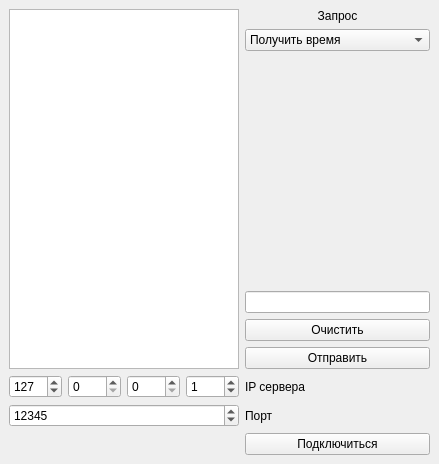
<?xml version="1.0" encoding="UTF-8"?>
<ui version="4.0">
 <class>MainWindow</class>
 <widget class="QMainWindow" name="MainWindow">
  <property name="geometry">
   <rect>
    <x>0</x>
    <y>0</y>
    <width>439</width>
    <height>464</height>
   </rect>
  </property>
  <property name="windowTitle">
   <string>TCPclient</string>
  </property>
  <widget class="QWidget" name="centralwidget">
   <layout class="QGridLayout" name="gridLayout">
    <item row="6" column="1">
     <widget class="QSpinBox" name="spB_ip3">
      <property name="sizePolicy">
       <sizepolicy hsizetype="Preferred" vsizetype="Fixed">
        <horstretch>0</horstretch>
        <verstretch>0</verstretch>
       </sizepolicy>
      </property>
      <property name="maximum">
       <number>255</number>
      </property>
     </widget>
    </item>
    <item row="6" column="3">
     <widget class="QSpinBox" name="spB_ip1">
      <property name="sizePolicy">
       <sizepolicy hsizetype="Preferred" vsizetype="Fixed">
        <horstretch>0</horstretch>
        <verstretch>0</verstretch>
       </sizepolicy>
      </property>
      <property name="maximum">
       <number>255</number>
      </property>
      <property name="value">
       <number>1</number>
      </property>
     </widget>
    </item>
    <item row="7" column="0" colspan="4">
     <widget class="QSpinBox" name="spB_port">
      <property name="minimum">
       <number>1</number>
      </property>
      <property name="maximum">
       <number>65535</number>
      </property>
      <property name="value">
       <number>12345</number>
      </property>
     </widget>
    </item>
    <item row="8" column="4">
     <widget class="QPushButton" name="pb_connect">
      <property name="sizePolicy">
       <sizepolicy hsizetype="Preferred" vsizetype="Fixed">
        <horstretch>0</horstretch>
        <verstretch>0</verstretch>
       </sizepolicy>
      </property>
      <property name="text">
       <string>Подключиться</string>
      </property>
     </widget>
    </item>
    <item row="6" column="2">
     <widget class="QSpinBox" name="spB_ip2">
      <property name="sizePolicy">
       <sizepolicy hsizetype="Preferred" vsizetype="Fixed">
        <horstretch>0</horstretch>
        <verstretch>0</verstretch>
       </sizepolicy>
      </property>
      <property name="maximum">
       <number>255</number>
      </property>
     </widget>
    </item>
    <item row="3" column="4">
     <widget class="QLineEdit" name="le_data">
      <property name="sizePolicy">
       <sizepolicy hsizetype="Preferred" vsizetype="Fixed">
        <horstretch>0</horstretch>
        <verstretch>0</verstretch>
       </sizepolicy>
      </property>
     </widget>
    </item>
    <item row="6" column="0">
     <widget class="QSpinBox" name="spB_ip4">
      <property name="sizePolicy">
       <sizepolicy hsizetype="Preferred" vsizetype="Fixed">
        <horstretch>0</horstretch>
        <verstretch>0</verstretch>
       </sizepolicy>
      </property>
      <property name="maximum">
       <number>255</number>
      </property>
      <property name="value">
       <number>127</number>
      </property>
     </widget>
    </item>
    <item row="5" column="4">
     <widget class="QPushButton" name="pb_request">
      <property name="sizePolicy">
       <sizepolicy hsizetype="Preferred" vsizetype="Fixed">
        <horstretch>0</horstretch>
        <verstretch>0</verstretch>
       </sizepolicy>
      </property>
      <property name="text">
       <string>Отправить</string>
      </property>
     </widget>
    </item>
    <item row="7" column="4">
     <widget class="QLabel" name="lb_port">
      <property name="text">
       <string>Порт</string>
      </property>
     </widget>
    </item>
    <item row="4" column="4">
     <widget class="QPushButton" name="pb_clear">
      <property name="sizePolicy">
       <sizepolicy hsizetype="Preferred" vsizetype="Fixed">
        <horstretch>0</horstretch>
        <verstretch>0</verstretch>
       </sizepolicy>
      </property>
      <property name="text">
       <string>Очистить</string>
      </property>
     </widget>
    </item>
    <item row="6" column="4">
     <widget class="QLabel" name="lb_ip">
      <property name="text">
       <string>IP сервера</string>
      </property>
     </widget>
    </item>
    <item row="8" column="0">
     <widget class="QLabel" name="lb_connectStatus">
      <property name="text">
       <string/>
      </property>
     </widget>
    </item>
    <item row="2" column="4">
     <spacer name="verticalSpacer">
      <property name="orientation">
       <enum>Qt::Vertical</enum>
      </property>
      <property name="sizeHint" stdset="0">
       <size>
        <width>20</width>
        <height>40</height>
       </size>
      </property>
     </spacer>
    </item>
    <item row="0" column="4">
     <widget class="QLabel" name="lb_request">
      <property name="text">
       <string>Запрос</string>
      </property>
      <property name="alignment">
       <set>Qt::AlignCenter</set>
      </property>
     </widget>
    </item>
    <item row="0" column="0" rowspan="6" colspan="4">
     <widget class="QTextBrowser" name="tb_result">
      <property name="sizePolicy">
       <sizepolicy hsizetype="Preferred" vsizetype="Expanding">
        <horstretch>0</horstretch>
        <verstretch>0</verstretch>
       </sizepolicy>
      </property>
     </widget>
    </item>
    <item row="1" column="4">
     <widget class="QComboBox" name="cb_request">
      <property name="sizePolicy">
       <sizepolicy hsizetype="Preferred" vsizetype="Fixed">
        <horstretch>0</horstretch>
        <verstretch>0</verstretch>
       </sizepolicy>
      </property>
      <item>
       <property name="text">
        <string notr="true">Получить время</string>
       </property>
      </item>
      <item>
       <property name="text">
        <string>Получить свободное место</string>
       </property>
      </item>
      <item>
       <property name="text">
        <string>Получить статистику</string>
       </property>
      </item>
      <item>
       <property name="text">
        <string>Отправить данные</string>
       </property>
      </item>
      <item>
       <property name="text">
        <string>Очистить память сервера</string>
       </property>
      </item>
     </widget>
    </item>
   </layout>
  </widget>
 </widget>
 <tabstops>
  <tabstop>tb_result</tabstop>
  <tabstop>spB_ip4</tabstop>
  <tabstop>spB_ip3</tabstop>
  <tabstop>spB_ip2</tabstop>
  <tabstop>spB_ip1</tabstop>
  <tabstop>spB_port</tabstop>
  <tabstop>cb_request</tabstop>
  <tabstop>le_data</tabstop>
  <tabstop>pb_clear</tabstop>
  <tabstop>pb_request</tabstop>
  <tabstop>pb_connect</tabstop>
 </tabstops>
 <resources/>
 <connections>
  <connection>
   <sender>pb_clear</sender>
   <signal>clicked()</signal>
   <receiver>tb_result</receiver>
   <slot>clear()</slot>
   <hints>
    <hint type="sourcelabel">
     <x>323</x>
     <y>360</y>
    </hint>
    <hint type="destinationlabel">
     <x>242</x>
     <y>348</y>
    </hint>
   </hints>
  </connection>
 </connections>
</ui>
